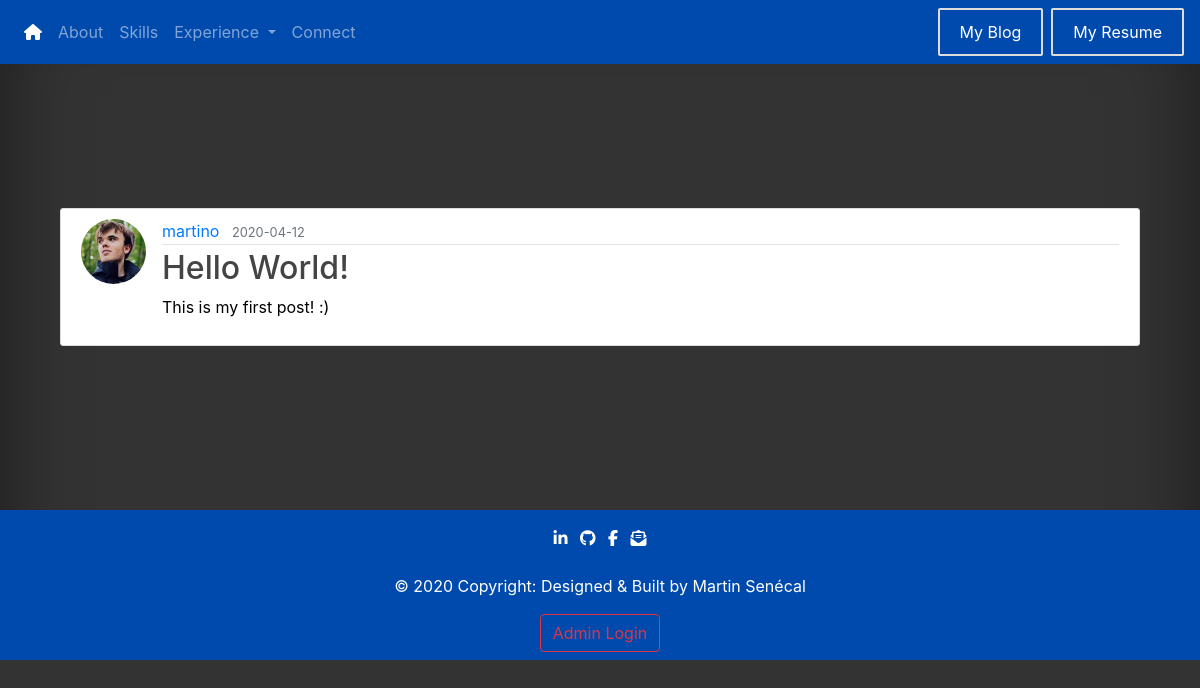
/post/1, run on the app's committed database.
### portfolio/models.py (models this page shows, shortened)
class User(db.Model, UserMixin):
    id = db.Column(db.Integer, primary_key=True)  # Way to Identify User.
    username = db.Column(db.String(20), unique=True, nullable=False)  # Unique Username and Mandatory.
    email = db.Column(db.String(100), unique=True, nullable=False)  # Unique Email and Mandatory.
    image_file = db.Column(db.String(20), nullable=False, default='default.jpg')  # Profile Pictures.
    password = db.Column(db.String(60), nullable=False)  # Hash Password
    posts = db.relationship('Post', backref='author', lazy=True)  # Load Data from the same user.

class Post(db.Model):
    id = db.Column(db.Integer, primary_key=True)
    title = db.Column(db.String(100), nullable=False)
    date_posted = db.Column(db.DateTime, nullable=False, default=datetime.utcnow)
    content = db.Column(db.Text, nullable=False)
    user_id = db.Column(db.Integer, db.ForeignKey('user.id'), nullable=False)

### portfolio/routes.py (the view)
@app.route("/post/<int:post_id>")
def post(post_id):
    post = Post.query.get_or_404(post_id)
    return render_template('post.html', post=post)

### portfolio/templates/post.html (shortened to what this page needs)
{% extends "base.html" %}
{% block css %}
    <link rel="stylesheet" type="text/css" href="{{ url_for('static',filename='css/designblog.css') }}">
{% endblock css %}
{% block body %}
    <br>
    <br>
    <br>
    <br>
    <br>
    <br>
    <div class="container">
        <article class="media content-section">
            <img class="rounded-circle article-img"
                 src="{{ url_for('static', filename='profile_pics/' + post.author.image_file) }}">
            <div class="media-body">
                <div class="article-metadata">
                    <a class="mr-2 text-primary" href="#">{{ post.author.username }}</a>
                    <small class="text-muted">{{ post.date_posted.strftime('%Y-%m-%d') }}</small>
                </div>
                <h2 class="article-title">{{ post.title }}</h2>
                <p class="article-content">{{ post.content }}</p>
            </div>
        </article>
    </div>
    <br>
    <br>
    <br>
    <br>
    <br>
    <br>
{% endblock body %}

### portfolio/static/css/basedesign.css (style rules this page uses)
body { background-color: #333; box-shadow: inset 0 0 5rem rgba(0, 0, 0, .5); display: block; }
h1, h2, h3, h4, h5, h6, h7, td, thead, p { color: black; }
a { color: white; }
.content-section { background: #ffffff; padding: 10px 20px; border: 1px solid #dddddd; border-radius: 3px; margin-bottom: 20px; }

### portfolio/static/css/designblog.css (style rules this page uses)
.content-section { background: #ffffff; padding: 10px 20px; border: 1px solid #dddddd; border-radius: 3px; margin-bottom: 20px; }
.article-title { color: #444444; }
.article-content { white-space: pre-line; }
.article-img { height: 65px; width: 65px; margin-right: 16px; }
.article-metadata { padding-bottom: 1px; margin-bottom: 4px; border-bottom: 1px solid #e3e3e3 }

### data on the page
User: image_file (picture), author.username "martino"
Post: date_posted "2020-04-12", title "Hello World!", content "This is my first post! :)"
